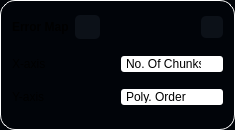
         <widget class="QGroupBox" name="groupBox_4">
          <property name="minimumSize">
           <size>
            <width>235</width>
            <height>130</height>
           </size>
          </property>
          <property name="maximumSize">
           <size>
            <width>300</width>
            <height>16777215</height>
           </size>
          </property>
          <property name="styleSheet">
           <string notr="true">QGroupBox {
background-color: rgb(1, 4, 9);
border: 1.2px solid #ffffff;
border-style: outset;
border-radius: 15px;
}
QGroupBox::title  {
    subcontrol-origin: margin;
    subcontrol-position: top left;
    padding: -5px 0px 0px 0px;
    color: rgb(255, 255, 255);
}</string>
          </property>
          <property name="title">
           <string/>
          </property>
          <layout class="QGridLayout" name="gridLayout">
           <property name="topMargin">
            <number>3</number>
           </property>
           <item row="0" column="0">
            <layout class="QHBoxLayout" name="horizontalLayout_7">
             <item>
              <widget class="QLabel" name="label_8">
               <property name="maximumSize">
                <size>
                 <width>16777215</width>
                 <height>20</height>
                </size>
               </property>
               <property name="styleSheet">
                <string notr="true">background-color: transparent;</string>
               </property>
               <property name="text">
                <string>&lt;html&gt;&lt;head/&gt;&lt;body&gt;&lt;p&gt;&lt;span style=&quot; font-size:9pt; font-weight:600;&quot;&gt;Error Map&lt;/span&gt;&lt;/p&gt;&lt;/body&gt;&lt;/html&gt;</string>
               </property>
              </widget>
             </item>
             <item>
              <widget class="QPushButton" name="error_button">
               <property name="maximumSize">
                <size>
                 <width>25</width>
                 <height>25</height>
                </size>
               </property>
               <property name="styleSheet">
                <string notr="true">QPushButton {
    border-radius: 5px;
    border-style: outset;
    image: url(:/newPrefix/show.png);
    background: rgb(12, 17, 24);
	padding: 5;
    }

QPushButton:hover {
    background: rgb(63, 95, 127)
    }

QPushButton:pressed {
    border-style: inset;
	image: url(:/newPrefix/hide.png);
    background: rgb(63, 95, 127)
    }</string>
               </property>
               <property name="text">
                <string/>
               </property>
               <property name="iconSize">
                <size>
                 <width>20</width>
                 <height>20</height>
                </size>
               </property>
               <property name="checkable">
                <bool>true</bool>
               </property>
               <property name="checked">
                <bool>false</bool>
               </property>
              </widget>
             </item>
             <item>
              <spacer name="horizontalSpacer_10">
               <property name="orientation">
                <enum>Qt::Horizontal</enum>
               </property>
               <property name="sizeHint" stdset="0">
                <size>
                 <width>40</width>
                 <height>20</height>
                </size>
               </property>
              </spacer>
             </item>
             <item>
              <widget class="QPushButton" name="error_map_apply_button">
               <property name="maximumSize">
                <size>
                 <width>22</width>
                 <height>22</height>
                </size>
               </property>
               <property name="styleSheet">
                <string notr="true">QPushButton {
    border-radius: 5px;
    border-style: outset;
    background: rgb(12, 17, 24);
	padding: 5;
    }

QPushButton:hover {
    background: rgb(63, 95, 127)
    }

QPushButton:pressed {
    border-style: inset;
    background: rgb(35, 51, 69)
    }</string>
               </property>
               <property name="text">
                <string/>
               </property>
               <property name="icon">
                <iconset>
                 <normaloff>icons/Check-256.png</normaloff>icons/Check-256.png</iconset>
               </property>
               <property name="iconSize">
                <size>
                 <width>12</width>
                 <height>12</height>
                </size>
               </property>
               <property name="checkable">
                <bool>true</bool>
               </property>
               <property name="checked">
                <bool>false</bool>
               </property>
              </widget>
             </item>
            </layout>
           </item>
           <item row="1" column="0">
            <layout class="QHBoxLayout" name="horizontalLayout_8">
             <item>
              <widget class="QLabel" name="NoChunkslabel_4">
               <property name="styleSheet">
                <string notr="true">background-color: transparent;</string>
               </property>
               <property name="text">
                <string>X-axis</string>
               </property>
              </widget>
             </item>
             <item>
              <widget class="QComboBox" name="x_comboBox">
               <property name="styleSheet">
                <string notr="true">QComboBox
{
	border-radius: 3px;
}

QComboBox::drop-down
{
	border-left-color: transparent;
 }

QComboBox::down-arrow, QSpinBox::down-arrow, QTimeEdit::down-arrow, QDateEdit::down-arrow
{
     image: url(:/newPrefix/Arrowhead-nottop-256.png);
     width: 7px;
     height: 6px;
}

QComboBox QAbstractItemView
{
    selection-background-color: transparent;
}</string>
               </property>
               <item>
                <property name="text">
                 <string>No. Of Chunks</string>
                </property>
               </item>
               <item>
                <property name="text">
                 <string>Poly. Order</string>
                </property>
               </item>
               <item>
                <property name="text">
                 <string>% Overlap</string>
                </property>
               </item>
              </widget>
             </item>
            </layout>
           </item>
           <item row="2" column="0">
            <layout class="QHBoxLayout" name="horizontalLayout_10">
             <item>
              <widget class="QLabel" name="NoChunkslabel_5">
               <property name="styleSheet">
                <string notr="true">background-color: transparent;</string>
               </property>
               <property name="text">
                <string>Y-axis</string>
               </property>
              </widget>
             </item>
             <item>
              <widget class="QComboBox" name="y_comboBox">
               <property name="styleSheet">
                <string notr="true">QComboBox
{
	border-radius: 3px;
}

QComboBox::drop-down
{
	border-left-color: transparent;
 }

QComboBox::down-arrow, QSpinBox::down-arrow, QTimeEdit::down-arrow, QDateEdit::down-arrow
{
     image: url(:/newPrefix/Arrowhead-nottop-256.png);
     width: 7px;
     height: 6px;
}

QComboBox QAbstractItemView
{
    selection-background-color: transparent;
}</string>
               </property>
               <property name="currentIndex">
                <number>1</number>
               </property>
               <item>
                <property name="text">
                 <string>No. Of Chunks</string>
                </property>
               </item>
               <item>
                <property name="text">
                 <string>Poly. Order</string>
                </property>
               </item>
               <item>
                <property name="text">
                 <string>% Overlap</string>
                </property>
               </item>
              </widget>
             </item>
            </layout>
           </item>
          </layout>
         </widget>
